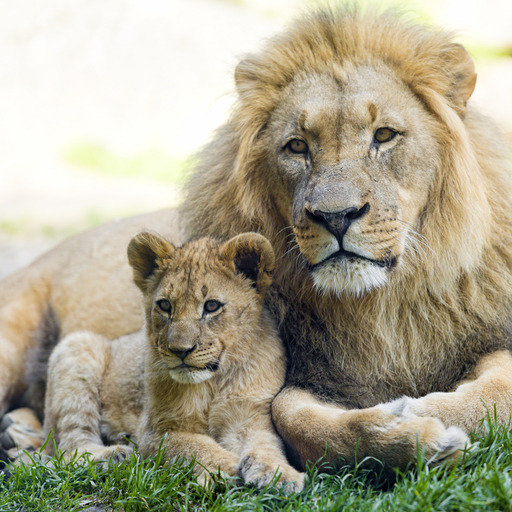
//> input picture lab2/lion.jpg, 512 x 512 px, given in place of the camera
$ ./main   (built with g++ and OpenCV 4)
//> lines starting //> are read from the running program, lines starting //| are printed output that depends on the picture
#include <opencv2/highgui.hpp>
#include <opencv2/imgproc.hpp>
#include <iostream>

using namespace cv;
using namespace std;

int main(int argc, char *argv[])
{
    Mat frame, frameGray, frameHSV, frameBlur, frameRed, frameEdges, redMask1, redMask2;
    VideoCapture cap;

    cap.open(0, CAP_ANY);

    if (!cap.isOpened())
    {
        cerr << "Error: unable to open camera" << endl;
        return 1;
    }

    int threshold = 45;

    for(;;)
    {
        cap.read(frame);
//> frame is the input picture: 512 rows x 512 cols, CV_8UC3; mean B, G, R 142.6, 164.3, 169.2

        if(frame.empty())
        {
            cerr << "Error: blank frame grabbed" << endl;
            break;
        }

        cvtColor(frame, frameGray, COLOR_BGR2GRAY);
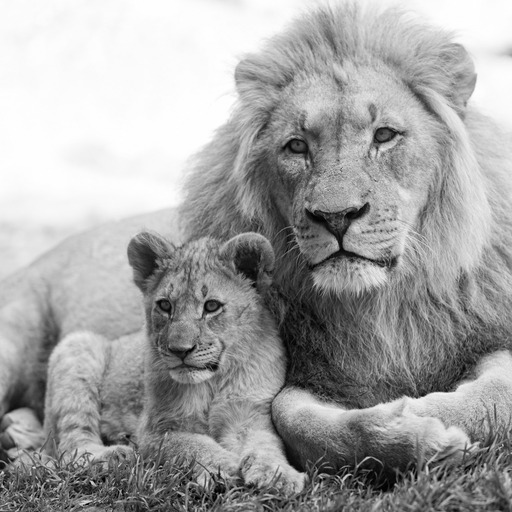
//> frameGray: 512 rows x 512 cols, CV_8UC1; min 0, max 255, mean 163.3
        cvtColor(frame, frameHSV, COLOR_BGR2HSV);
//> frameHSV: 512 rows x 512 cols, CV_8UC3; mean H, S, V 30.9, 56.6, 173

        blur(frame, frameBlur, Size(11, 11));
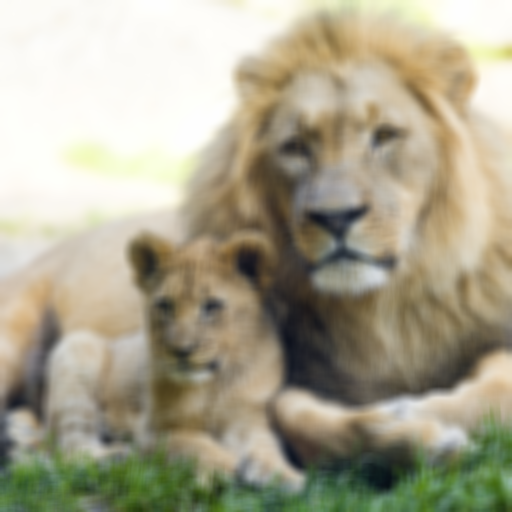
//> frameBlur: 512 rows x 512 cols, CV_8UC3; mean B, G, R 142.6, 164.3, 169.2

        Mat mask1, mask2;
        inRange(frameHSV, Scalar(0, 100, 100), Scalar(10, 255, 255) , redMask1);
//> redMask1: 512 rows x 512 cols, CV_8UC1; every value is 0
        inRange(frameHSV, Scalar(160, 100, 100), Scalar(180, 255, 255) , redMask2);
        frameRed = redMask1 | redMask2;

        blur(frameGray, frameEdges, Size(3, 3));
        Canny(frameEdges, frameEdges, threshold, 2 * threshold);
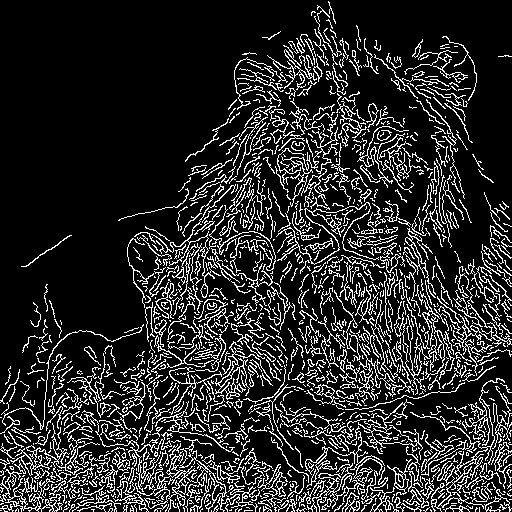
//> frameEdges: 512 rows x 512 cols, CV_8UC1; 16.2% white in thin lines or dots

        imshow("webcam", frame);
        imshow("webcam blur", frameBlur);
        imshow("webcam red", frameRed);
        imshow("webcam edges", frameEdges);

        if(waitKey(1) >= 0) break;
//> the Esc key is pressed
    }

    return 0;
}
